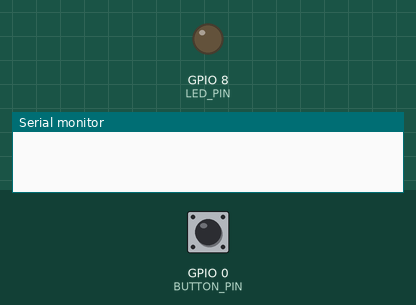
The program below on a simulated ESP32-S3. Shown: output pins drawn as LEDs (lit = HIGH), the last lines printed to the serial monitor. The test bench sets the inputs (shaded band); at power-on: GPIO 0 (BUTTON_PIN) HIGH.

Above: at 2.2 s.
2.3 s: GPIO 0 (BUTTON_PIN) pulled LOW for 0.15 s
At 2.42 s:
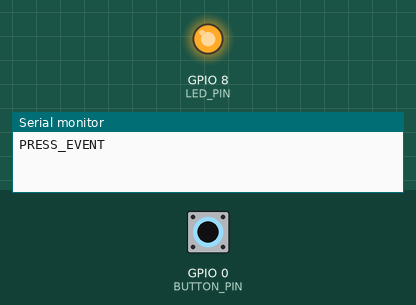
4.0 s: GPIO 0 (BUTTON_PIN) pulled LOW for 3.2 s
At 7.8 s:
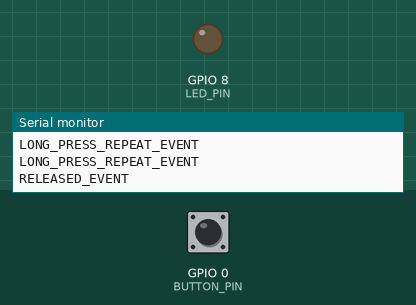
Timing chart, 0 to 9.3 s (numbered marks = the images above; inputs shaded):
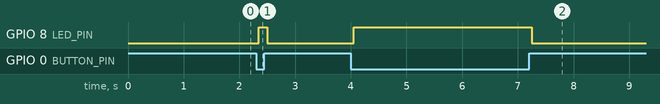

The program:

main.cpp
```cpp
#include <Arduino.h>

const uint8_t BUTTON_PIN = 0;

constexpr uint8_t LED_PIN = 8;

enum ButtonState
{
  RELEASED, // кнопка відпущена
  PRESSED   // кнопка натиснута
};

enum ButtonEvent
{
  NONE_EVENT,             // подія відсутня
  PRESSED_EVENT,          // момент натискання
  RELEASED_EVENT,         // момент відпускання
  CLICK_EVENT,            // коротке натискання
  LONG_PRESS_EVENT,       // довге утримання
  LONG_PRESS_REPEAT_EVENT // повтор довгого утримання
};

struct Button
{
  uint8_t pin;                    // номер GPIO піна кнопки
  bool lastPinState;              // попередній  стан кнопки
  ButtonState pinState;           // поточний стан кнопки
  ButtonEvent event;              // подія кнопки
  unsigned long lastDebounceTime; // час останньої зміни стану
  unsigned long pressStartTime;   // час початку натискання кнопки
  unsigned long lastRepeatTime;   // час останнього повтору довгого натискання
  bool longPressActive;           // прапорець довгого натискання
};

// Час антидребезгу (мс)
constexpr uint16_t debounceDelay = 50;   // час антидребезгу кнопки (мс)
constexpr uint16_t longPressTime = 1500; // час довгого натискання (мс)
constexpr uint16_t repeatInterval = 500; // інтервал повторення події при утриманні кнопки (мс)

Button buttons[1] =
    {
        {BUTTON_PIN, HIGH, RELEASED, NONE_EVENT, 0, 0, 0, false}};

// Лічильник натискань кнопки
uint32_t pressCount = 0;
uint32_t releaseCount = 0;

ButtonEvent debounceButton(Button &btn);

void setup()
{
  Serial.begin(115200);
  delay(1000);

  // Кнопка підключена PULLUP
  pinMode(BUTTON_PIN, INPUT_PULLUP);

  pinMode(LED_PIN, OUTPUT);
}

void loop()
{
  ButtonEvent event = debounceButton(buttons[0]);

  if (event == PRESSED_EVENT)
    Serial.println("PRESS_EVENT");

  if (event == LONG_PRESS_EVENT)
    Serial.println("LONG_PRESS_EVENT");

  if (event == LONG_PRESS_REPEAT_EVENT)
    Serial.println("LONG_PRESS_REPEAT_EVENT");

  if (event == CLICK_EVENT)
    Serial.println("CLICK_EVENT");

  if (event == RELEASED_EVENT)
    Serial.println("RELEASED_EVENT");

  if (buttons[0].pinState == PRESSED)
  {
    digitalWrite(LED_PIN, HIGH); // Вимикаємо світло
  }
  else
  {
    digitalWrite(LED_PIN, LOW); // Вмикаємо світло
  }
}

ButtonEvent debounceButton(Button &btn)
{
  unsigned long now = millis();
  bool currentPinState = digitalRead(btn.pin);

  // debounce trigger
  if (currentPinState != btn.lastPinState)
  {
    btn.lastDebounceTime = now;
  }

  btn.lastPinState = currentPinState;

  // stable state check
  if ((now - btn.lastDebounceTime) >= debounceDelay)
  {
    ButtonState newPinState = (currentPinState == LOW) ? PRESSED : RELEASED;

    // state changed
    if (newPinState != btn.pinState)
    {
      btn.pinState = newPinState;

      if (newPinState == PRESSED)
      {
        btn.pressStartTime = now;
        btn.longPressActive = false;
        btn.lastRepeatTime = 0;

        btn.event = PRESSED_EVENT;
        return btn.event;
      }
      else
      {
        btn.event = (!btn.longPressActive) ? CLICK_EVENT : RELEASED_EVENT;
        return btn.event;
      }
    }
  }

  // LONG PRESS
  if (btn.pinState == PRESSED)
  {
    unsigned long heldTime = now - btn.pressStartTime;

    // Перший long press
    if (!btn.longPressActive && heldTime >= longPressTime)
    {
      btn.longPressActive = true;
      btn.lastRepeatTime = now;

      btn.event = LONG_PRESS_EVENT;
      return btn.event;
    }

    // повторний long press
    if (btn.longPressActive &&
        (now - btn.lastRepeatTime >= repeatInterval))
    {
      btn.lastRepeatTime = now;

      btn.event = LONG_PRESS_REPEAT_EVENT;
      return btn.event;
    }
  }

  btn.event = NONE_EVENT;
  return btn.event;
}
```

Measured:
- after the input at 2.3 s, GPIO 8 (LED_PIN): LOW → HIGH after 0.05 s, → LOW 0.15 s later
- after the input at 4.0 s, GPIO 8 (LED_PIN): LOW → HIGH after 0.05 s, → LOW 3.2 s later
